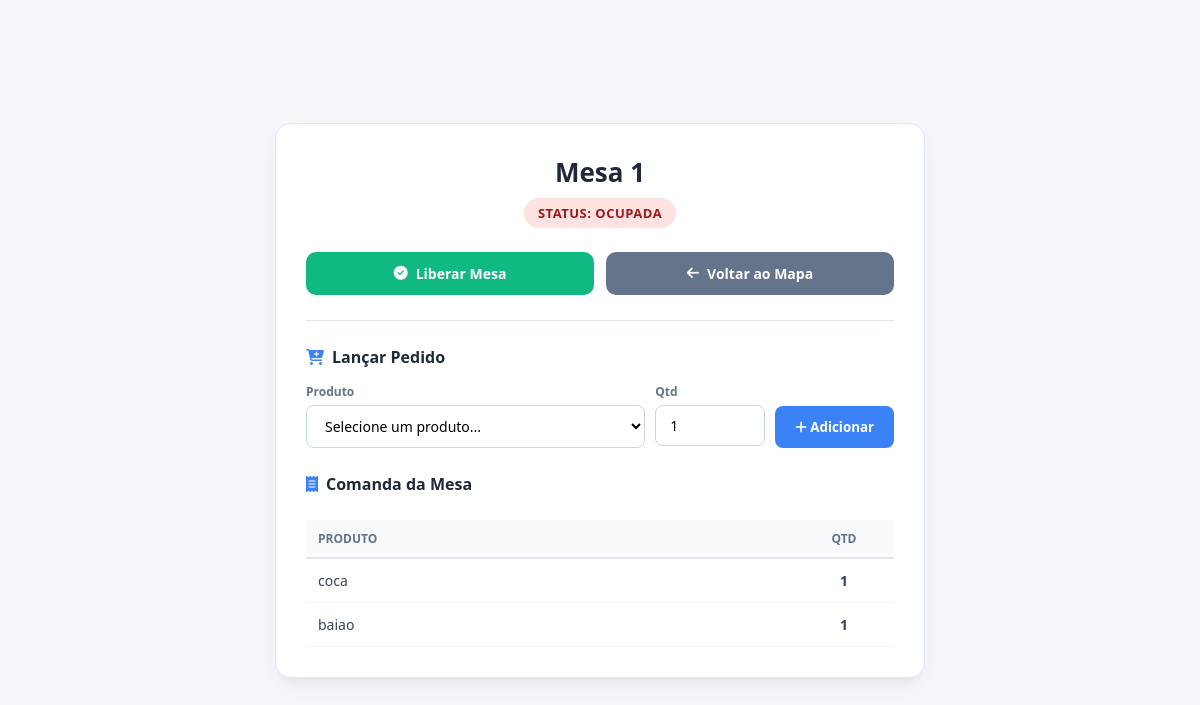
Before: /mesa/1 with the older database file.
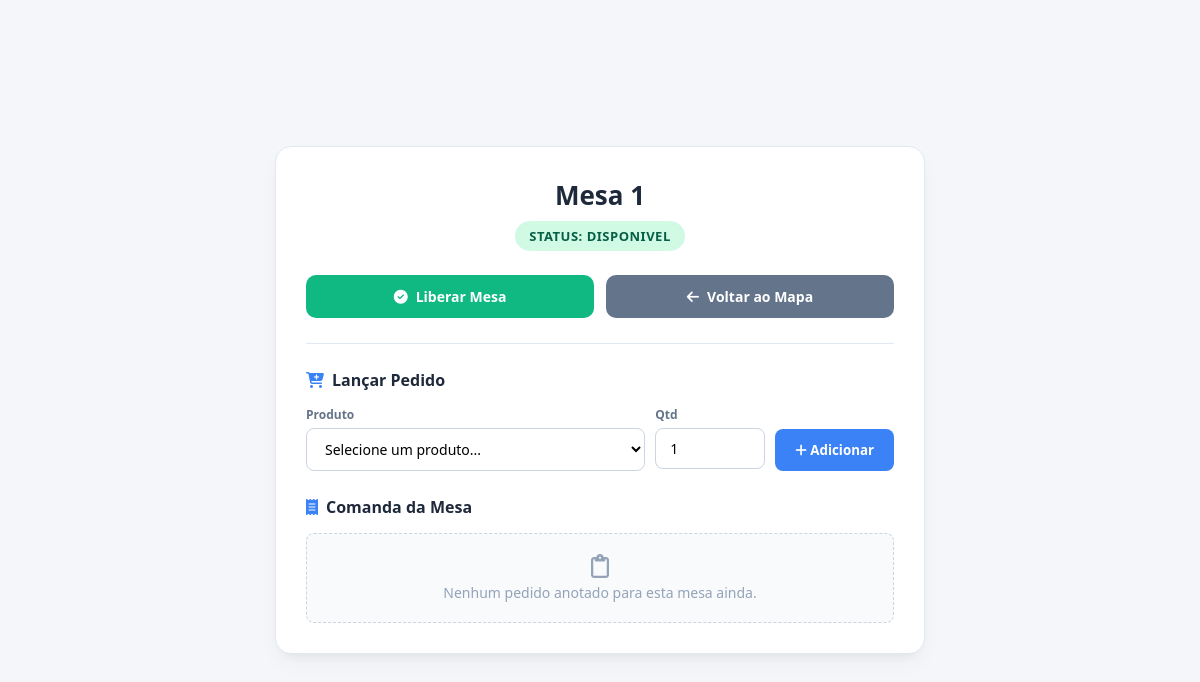
After: the same page with the newer database file.
### tables this page shows
CREATE TABLE mesas (
                            id INTEGER PRIMARY KEY AUTOINCREMENT, 
                            numero INTEGER, 
                            status TEXT, 
                            praca_id INTEGER);

CREATE TABLE pedidos (
                            id INTEGER PRIMARY KEY AUTOINCREMENT,
                            mesa_numero INTEGER NOT NULL,
                            produto TEXT NOT NULL,
                            quantidade INTEGER NOT NULL,
                            preco REAL DEFAULT 0);

### app.py (the view)
@app.route("/mesa/<int:numero_mesa>")
@app.route("/ver_mesa/<int:numero_mesa>")
def ver_mesa(numero_mesa):
    conexao = conectar_db()
    cursor = conexao.cursor()
    cursor.execute(
        "SELECT numero, status FROM mesas WHERE numero = ?", (numero_mesa,)
    )
    mesa_atual = cursor.fetchone()
    cursor.execute(
        "SELECT produto, quantidade FROM pedidos WHERE mesa_numero = ?",
        (numero_mesa,),
    )
    pedidos_da_mesa = cursor.fetchall()
    try:
        cursor.execute("SELECT nome, categoria FROM estoque WHERE quantidade > 0")
    except sqlite3.OperationalError:
        cursor.execute("SELECT nome, 'Cardápio Geral' as categoria FROM estoque WHERE quantidade > 0")
    produtos_brutos = cursor.fetchall()
    conexao.close()
    produtos_agrupados = {}
    for produto in produtos_brutos:
        nome_produto = produto[0]
        categoria = produto[1]
        if categoria not in produtos_agrupados:
            produtos_agrupados[categoria] = []
        produtos_agrupados[categoria].append({"nome": nome_produto})
    return render_template(
        'mesa.html',
        mesa=mesa_atual,
        pedidos=pedidos_da_mesa,
        produtos_por_categoria=produtos_agrupados
    )

### app.py (called while the page is built)
def conectar_db():
    return sqlite3.connect("restaurante.db")

### templates/mesa.html (shortened to what this page needs)
<!DOCTYPE html>
<html lang="pt-BR">
<head>
    <link rel="stylesheet" href="https://cdnjs.cloudflare.com/ajax/libs/font-awesome/6.4.0/css/all.min.css">
</head>
<body>
    <div class="card-container">
        <div class="header-mesa">
            <h1>Mesa {{ mesa[0] }}</h1>
            <span class="badge-status {% if mesa[1]|lower == 'ocupada' %}ocupada{% else %}disponivel{% endif %}">
                Status: {{ mesa[1] }}
            </span>
        </div>
        <div class="acoes-topo">
            <a href="/liberar_mesa/{{ mesa[0] }}?origem=vendas" class="btn btn-liberar">
                <i class="fa-solid fa-check-circle"></i> Liberar Mesa
            </a>
            <a href="/vendas" class="btn btn-voltar">
                <i class="fa-solid fa-arrow-left"></i> Voltar ao Mapa
            </a>
        </div>
        <div class="divisor"></div>
        <div class="secao-titulo">
            <i class="fa-solid fa-cart-plus" style="color: #3b82f6;"></i> Lançar Pedido
        </div>
        <form action="/adicionar_pedido/{{ mesa[0] }}" method="POST" class="form-pedido">
            <div class="grupo-input">
                <label for="produto">Produto</label>
                <select id="produto" name="produto" required>
                    <option value="" disabled selected>Selecione um produto...</option>
                </select>
            </div>
            <div class="grupo-input">
                <label for="quantidade">Qtd</label>
                <input type="number" id="quantidade" name="quantidade" value="1" min="1" required>
            </div>
            <button type="submit" class="btn-adicionar">
                <i class="fa-solid fa-plus"></i> Adicionar
            </button>
        </form>
        <div class="secao-titulo" style="margin-top: 25px;">
            <i class="fa-solid fa-receipt" style="color: #3b82f6;"></i> Comanda da Mesa
        </div>
        {% if pedidos %}
            <div style="overflow-x: auto;">
                <table class="tabela-pedidos">
                    <thead>
                        <tr>
                            <th>Produto</th>
                            <th style="text-align: center; width: 100px;">Qtd</th>
                        </tr>
                    </thead>
                    <tbody>
                        {% for pedido in pedidos %}
                            <tr>
                                <td>{{ pedido[0] }}</td>
                                <td style="text-align: center; font-weight: bold;">{{ pedido[1] }}</td>
                            </tr>
                        {% endfor %}
                    </tbody>
                </table>
            </div>
        {% else %}
            <div class="sem-pedidos">
                <i class="fa-regular fa-clipboard" style="font-size: 24px; margin-bottom: 5px; display: block;"></i>
                Nenhum pedido anotado para esta mesa ainda.
            </div>
        {% endif %}
    </div>
</body>
</html>

### templates/mesa.html (style rules this page uses)
* { margin: 0; padding: 0; box-sizing: border-box; font-family: 'Segoe UI', Arial, sans-serif; }
body { background-color: #f4f6f9; color: #334155; display: flex; justify-content: center; align-items: center; min-height: 100vh; padding: 20px; }
.card-container { background: #ffffff; width: 100%; max-width: 650px; border-radius: 16px; box-shadow: 0 10px 25px -5px rgba(0, 0, 0, 0.05), 0 8px 10px -6px rgba(0, 0, 0, 0.05); padding: 30px; border: 1px solid #e2e8f0; }
.header-mesa { text-align: center; margin-bottom: 24px; }
.header-mesa h1 { font-size: 26px; color: #1e293b; font-weight: 700; margin-bottom: 8px; }
.badge-status { display: inline-block; padding: 6px 14px; border-radius: 20px; font-size: 13px; font-weight: 600; text-transform: uppercase; letter-spacing: 0.5px; }
.badge-status.disponivel { background-color: #d1fae5; color: #065f46; }
.acoes-topo { display: flex; gap: 12px; margin-bottom: 25px; }
.btn { flex: 1; padding: 12px 16px; border-radius: 10px; font-size: 14px; font-weight: 600; border: none; cursor: pointer; display: flex; align-items: center; justify-content: center; gap: 8px; text-decoration: none; transition: all 0.2s ease; }
.btn-liberar { background-color: #10b981; color: white; }
.btn-voltar { background-color: #64748b; color: white; }
.divisor { height: 1px; background-color: #e2e8f0; margin: 25px 0; }
.secao-titulo { font-size: 16px; font-weight: 700; color: #1e293b; margin-bottom: 15px; display: flex; align-items: center; gap: 8px; }
.form-pedido { display: grid; grid-template-columns: 1fr 110px auto; gap: 10px; margin-bottom: 25px; }
.grupo-input { display: flex; flex-direction: column; }
.grupo-input label { font-size: 12px; font-weight: 600; color: #64748b; margin-bottom: 5px; }
.grupo-input input, .grupo-input select { padding: 10px 14px; border: 1px solid #cbd5e1; border-radius: 8px; font-size: 14px; outline: none; transition: border-color 0.2s; background-color: white; }
.btn-adicionar { background-color: #3b82f6; color: white; align-self: flex-end; height: 42px; padding: 0 20px; border-radius: 8px; font-weight: 600; border: none; cursor: pointer; transition: background 0.2s; }
.sem-pedidos { text-align: center; padding: 20px; color: #94a3b8; font-size: 14px; background: #f8fafc; border-radius: 8px; border: 1px dashed #cbd5e1; }

Changed rows visible on the page:
removed pedidos: produto "coca", quantidade "1"
removed pedidos: produto "baiao", quantidade "1"
changed mesas: status "OCUPADA" → "DISPONIVEL"
Other visible differences:
text no longer shown: "PRODUTO QTD"
text now shown: "Nenhum pedido anotado para esta mesa ainda."
